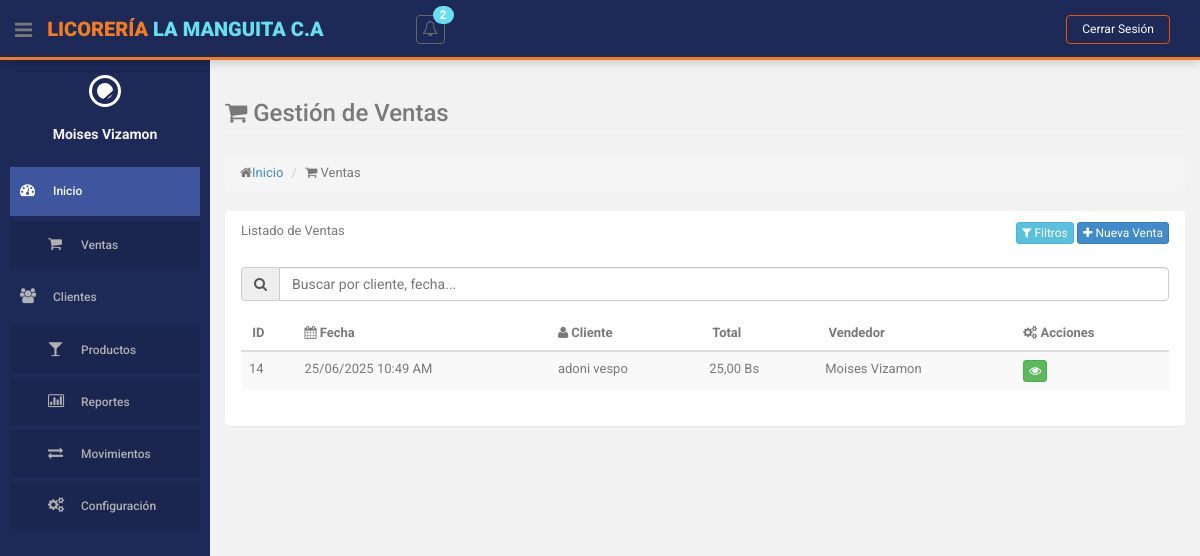
The app's page /index.php?action=ventas (signed in) with its own data.
### tables this page shows
CREATE TABLE `ventas` (
  `id` int(255) NOT NULL,
  `cedula_cliente` varchar(15) NOT NULL,
  `id_usuario` int(11) NOT NULL,
  `fecha` datetime NOT NULL,
  `monto_total` decimal(10,2) NOT NULL,
  `id_venta_original` int(11) DEFAULT NULL,
  `id_estatus` int(11) NOT NULL DEFAULT 1
);

### controllers/VentaController.php (called while the page is built, shortened)
<?php
class VentaController
{
    private $model;
    private $clienteModel;
    private $usuarioModel;
    public function __construct()
    {
        require_once ROOT_PATH . 'models/VentaModel.php';
        $this->model = new VentaModel();
        $this->clienteModel = new ClienteModel();
        $this->usuarioModel = new UsuarioModel();
    }
    public function index()
    {
        $filtros = [];
        $esReporte = isset($_GET['reporte']) && $_GET['reporte'] == '1';
        $ventas = empty($filtros) ?
            $this->model->obtenerTodasVentas() :
            $this->model->generarReporteVentas($filtros);
        $usuarios = $this->usuarioModel->obtenerTodosUsuarios();
        $clientes = $this->clienteModel->obtenerClientesActivos();
        $this->loadView('ventas/index', [
            'ventas' => $ventas,
            'usuarios' => $usuarios,
            'clientes' => $clientes,
            'filtros' => $filtros,
            'esReporte' => $esReporte
        ]);
    }
    private function loadView($view, $data = [])
    {
        extract($data);
        require ROOT_PATH . 'views/layouts/header.php';
        require ROOT_PATH . 'views/layouts/sidebar.php';
        require ROOT_PATH . "views/$view.php";
        require ROOT_PATH . 'views/layouts/footer.php';
    }
}

### models/VentaModel.php (called while the page is built, shortened)
<?php
class VentaModel
{
    private $db;
    public function __construct()
    {
        require_once ROOT_PATH . 'config/database.php';
        $database = new Database();
        $this->db = $database->getConnection();
    }
    public function obtenerTodasVentas()
    {
        $query = "SELECT v.*,
                  CONCAT(c.nombres, ' ', c.apellidos) as cliente,
                  CONCAT(u.nombres, ' ', u.apellidos) as usuario
                  FROM ventas v
                  JOIN clientes c ON v.cedula_cliente = c.cedula
                  JOIN usuarios u ON v.id_usuario = u.id
                  WHERE v.id_estatus = 1
                  ORDER BY v.fecha DESC, v.id DESC";
        $stmt = $this->db->prepare($query);
        $stmt->execute();
        return $stmt->fetchAll(PDO::FETCH_ASSOC);
    }
}

### config/database.php (called while the page is built, shortened)
<?php
class Database {
    private $host = 'localhost';
    private $db_name = 'licoreria';
    private $username = 'root';
    private $password = '';
    public function getConnection() {
        $this->conn = null;
        try {
            $this->conn = new PDO(
                "mysql:host=" . $this->host . ";dbname=" . $this->db_name,
                $this->username,
                $this->password
            );
            $this->conn->exec("set names utf8");
            $this->conn->setAttribute(PDO::ATTR_ERRMODE, PDO::ERRMODE_EXCEPTION);
        } catch(PDOException $exception) {
            echo "Error de conexión: " . $exception->getMessage();
        }
        return $this->conn;
    }
}
?>

### views/ventas/index.php (the view, shortened to what this page needs)
<section id="main-content">
    <section class="wrapper">
        <div class="row">
            <div class="col-lg-12">
                <h3 class="page-header"><i class="fa fa-shopping-cart"></i> Gestión de Ventas</h3>
                <ol class="breadcrumb">
                    <li><i class="fa fa-home"></i><a href="<?php echo BASE_URL; ?>">Inicio</a></li>
                    <li><i class="fa fa-shopping-cart"></i> Ventas</li>
                </ol>
            </div>
        </div>
        <div class="row">
            <div class="col-lg-12">
                <section class="panel">
                    <header class="panel-heading">
                        Listado de Ventas
                        <div class="pull-right">
                            <button class="btn btn-info btn-xs" data-toggle="modal" data-target="#filtrosModal">
                                <i class="fa fa-filter"></i> Filtros
                            </button>
                            <a href="<?= BASE_URL ?>index.php?action=ventas&method=crear" class="btn btn-primary btn-xs">
                                <i class="fa fa-plus"></i> Nueva Venta
                            </a>
                        </div>
                    </header>
                    <div class="panel-body">
                        <div class="form-group">
                            <div class="input-group">
                                <span class="input-group-addon"><i class="fa fa-search"></i></span>
                                <input type="text" id="busqueda" class="form-control" placeholder="Buscar por cliente, fecha...">
                            </div>
                        </div>
                        <div class="table-responsive">
                            <table id="tablaVentas" class="table table-striped table-advance table-hover">
                            <thead>
                                <tr>
                                    <th><i class="fa fa-hashtag"></i> ID</th>
                                    <th><i class="fa fa-calendar"></i> Fecha</th>
                                    <th><i class="fa fa-user"></i> Cliente</th>
                                    <th><i class="fa fa-money-bill"></i> Total</th>
                                    <th><i class="fa fa-user-tie"></i> Vendedor</th>
                                    <th><i class="fa fa-cogs"></i> Acciones</th>
                                </tr>
                            </thead>
                            <tbody>
                                <?php foreach ($ventas as $venta): ?>
                                    <tr>
                                        <td><?= $venta['id']; ?></td>
                                        <td><?= date('d/m/Y h:i A', strtotime($venta['fecha'])); ?></td>
                                        <td><?= htmlspecialchars($venta['cliente']); ?></td>
                                        <td><?= number_format($venta['monto_total'], 2, ',', '.'); ?> Bs</td>
                                        <td><?= htmlspecialchars($venta['usuario']); ?></td>
                                        <td>
                                            <div class="btn-group">
                                                <a href="<?= BASE_URL ?>index.php?action=ventas&method=mostrar&id=<?= $venta['id']; ?>"
                                                    class="btn btn-success btn-xs" title="Ver Detalles">
                                                    <i class="fa fa-eye"></i>
                                                </a>
                                            </div>
                                        </td>
                                    </tr>
                                <?php endforeach; ?>
                            </tbody>
                        </table>
                    </div>
                    </div>
                </section>
            </div>
        </div>
    </section>
</section>
</section>

### assets/css/style.css (style rules this page uses)
body { color: #797979; background: #f2f2f2; font-family: 'Ruda', sans-serif; padding: 0px !important; margin: 0px !important; font-size:13px; }
a, a:hover, a:focus { text-decoration: none; outline: none; }
#main-content { margin-left: 210px; }
.wrapper { display: inline-block; margin-top: 60px; padding-left: 15px; padding-right: 15px; padding-bottom: 15px; padding-top: 0px; width: 100%; }

### views/layouts/header.php (style rules this page uses)
body { font-family: 'Roboto', sans-serif; }
.btn, button, input[type="submit"] { transition: background-color 0.3s ease, transform 0.2s ease; }

### records on screen
ventas: id "14", fecha "25/06/2025 10:49 AM", cliente "adoni vespo", monto_total "25,00", usuario "Moises Vizamon"

### other values on screen
$totalNotificaciones "2"
$_SESSION['user_nombre'] "Moises Vizamon"
